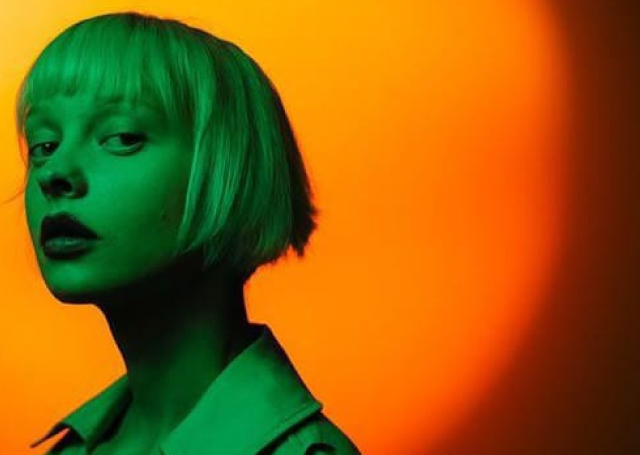
#> input picture app/foto/berwarna.jpg, 1280 x 910 px (shown at 1/2 size)
$ python -i app.py   (imports and definitions only)
#> lines starting #> are read from the running program, lines starting #| are printed output that depends on the picture
from flask import Flask, render_template, request, jsonify, redirect, url_for
import cv2
import numpy as np
import os
from PIL import Image
import base64
import io
from sklearn.cluster import KMeans
from collections import Counter

# [1 line not run here, left out]
# [1 line that did not run here, left out]
# [1 line not run here, left out]

def rgb_to_hsv(img):
    hsv_img = cv2.cvtColor(img, cv2.COLOR_RGB2HSV)
    return hsv_img

def rgb_to_grayscale(img):
    gray_img = cv2.cvtColor(img, cv2.COLOR_RGB2GRAY)
    return gray_img

def detect_dominant_colors_improved(img, num_colors=5):
    """
    Deteksi warna dominan menggunakan metode quantisasi warna yang lebih akurat
    """
    # Resize image untuk mempercepat proses
    h, w = img.shape[:2]
    if max(h, w) > 600:  # Resize hanya jika lebih besar dari 600px
        scale = 600 / max(h, w)
        img = cv2.resize(img, (int(w * scale), int(h * scale)))

    # Konversi ke format yang diterima oleh PIL
    img_rgb = cv2.cvtColor(img, cv2.COLOR_BGR2RGB)  # Pastikan gambar dalam RGB
    pil_img = Image.fromarray(img_rgb)

    try:
        # Quantisasi warna menggunakan metode PIL
        pil_img = pil_img.quantize(colors=num_colors, method=2)  # method=2 adalah median cut

        # Dapatkan palette warna
        palette = pil_img.getpalette()
        color_counts = Counter(pil_img.getdata())
        total_pixels = pil_img.width * pil_img.height

        # Format hasil
        color_info = []
        for color_idx, count in color_counts.most_common(num_colors):
            r = palette[color_idx*3]
            g = palette[color_idx*3+1]
            b = palette[color_idx*3+2]

            percentage = count / total_pixels * 100
            hex_color = '#{:02x}{:02x}{:02x}'.format(r, g, b)

            color_info.append({
                'rgb': [r, g, b],
                'hex': hex_color,
                'percentage': round(percentage, 2)
            })
    except Exception as e:
        print(f"Error in PIL quantize: {e}")
        return detect_dominant_colors_kmeans(img, num_colors)

    return color_info

# [59 lines left out: function detect_dominant_colors_kmeans, not called in this run]

def is_grayscale_image(img):
    """
    Deteksi apakah gambar adalah grayscale/hitam-putih
    """
    # Hitung perbedaan antar channel warna
    diff_r_g = np.abs(img[:,:,0] - img[:,:,1])
    diff_r_b = np.abs(img[:,:,0] - img[:,:,2])
    diff_g_b = np.abs(img[:,:,1] - img[:,:,2])

    # Jika perbedaan minimal, gambar kemungkinan grayscale
    threshold = 15  # Toleransi untuk kompresi artifak
    is_gray = (
        np.mean(diff_r_g) < threshold and
        np.mean(diff_r_b) < threshold and
        np.mean(diff_g_b) < threshold
    )

    return is_gray

def detect_dominant_colors(img, num_colors=5):
    """
    Fungsi utama untuk deteksi warna dominan dengan
    penanganan khusus untuk gambar hitam-putih
    """
    # Cek apakah gambar grayscale/hitam-putih
    if is_grayscale_image(img):
        # Konversi ke grayscale
        gray = cv2.cvtColor(img, cv2.COLOR_RGB2GRAY)

        # Gunakan histogram untuk mendapatkan distribusi warna grayscale
        hist = cv2.calcHist([gray], [0], None, [num_colors], [0, 256])

        # Dapatkan rentang nilai per bin
        bin_width = 256 // num_colors

        color_info = []
        total_pixels = gray.size

        for i in range(num_colors):
            bin_count = hist[i][0]
            if bin_count > 0:
                # Nilai tengah bin sebagai warna representatif
                gray_val = int(i * bin_width + bin_width/2)
                percentage = (bin_count / total_pixels) * 100

                color_info.append({
                    'rgb': [gray_val, gray_val, gray_val],
                    'hex': '#{:02x}{:02x}{:02x}'.format(gray_val, gray_val, gray_val),
                    'percentage': round(percentage, 2)
                })

        # Urutkan berdasarkan persentase
        return sorted(color_info, key=lambda x: x['percentage'], reverse=True)

    # Untuk gambar berwarna, gunakan metode quantisasi yang lebih baik
    return detect_dominant_colors_improved(img, num_colors)

# [26 lines left out: functions process_image, image_to_base64, not called in this run]

# [3 lines that did not run here, left out]

# [3 lines that did not run here, left out]

# [3 lines that did not run here, left out]

# [3 lines that did not run here, left out]

# [13 lines that did not run here, left out]

# [14 lines that did not run here, left out]

# [2 lines not run here, left out]

>>> import cv2
>>> picture = cv2.cvtColor(cv2.imread('foto/berwarna.jpg'), cv2.COLOR_BGR2RGB)
>>> result = detect_dominant_colors(picture)
#> in is_grayscale_image, `diff_r_g = np.abs(img[:,:,0] - img[:,:,1])`:
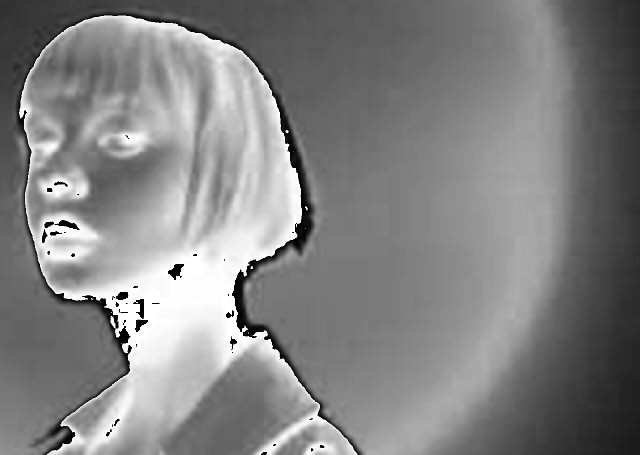
#> diff_r_g: shape (910, 1280) (shown at 1/2 size); min 0, max 255, mean 130.6
#> in is_grayscale_image, `diff_r_b = np.abs(img[:,:,0] - img[:,:,2])`:
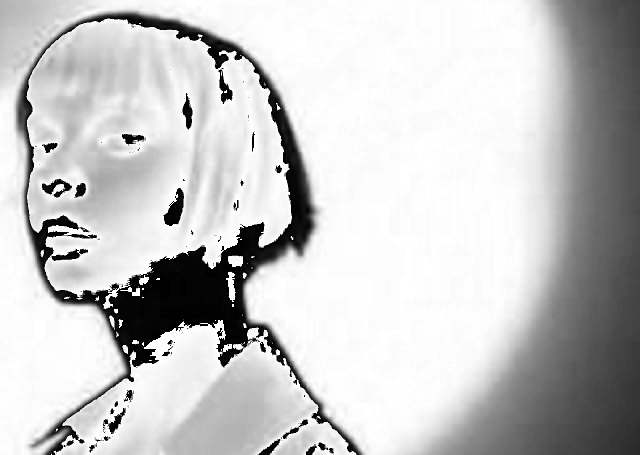
#> diff_r_b: shape (910, 1280) (shown at 1/2 size); min 0, max 255, mean 197.7
#> in is_grayscale_image, `diff_g_b = np.abs(img[:,:,1] - img[:,:,2])`:
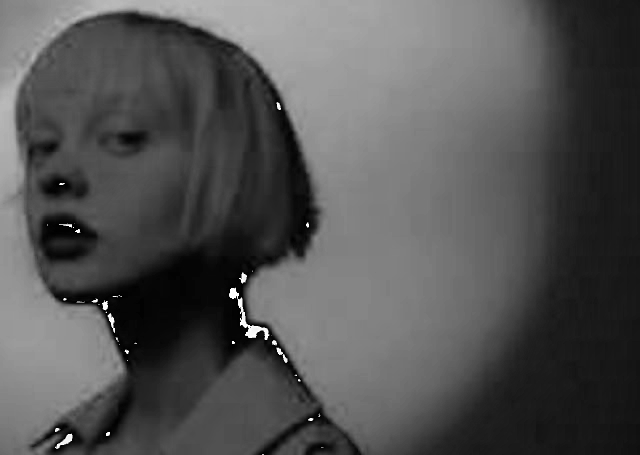
#> diff_g_b: shape (910, 1280) (shown at 1/2 size); min 0, max 255, mean 83
#> in is_grayscale_image, `is_gray = ( np.mean(diff_r_g) < threshold and np.mean(diff_r_b) < thre..`: is_gray = False
#> in detect_dominant_colors_improved, `h, w = img.shape[:2]`: h = 910; w = 1280
#> in detect_dominant_colors_improved, `scale = 600 / max(h, w)`: scale = 0.469
#> in detect_dominant_colors_improved, `img = cv2.resize(img, (int(w * scale), int(h * scale)))`:
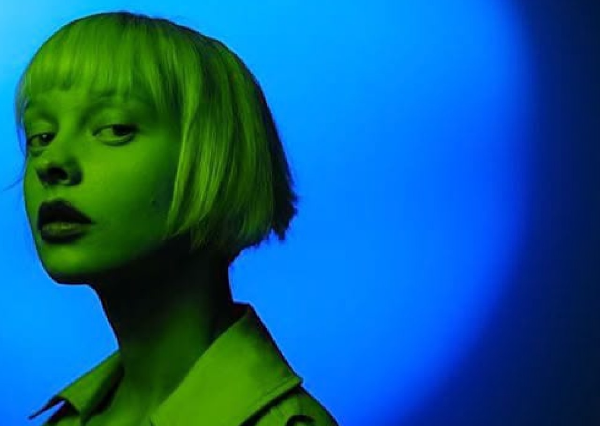
#> img: shape (426, 600, 3); mean of channels 0, 1, 2 142.6, 95.2, 13; drawn as B, G, R
#> in detect_dominant_colors_improved, `pil_img = pil_img.quantize(colors=num_colors, method=2)`:
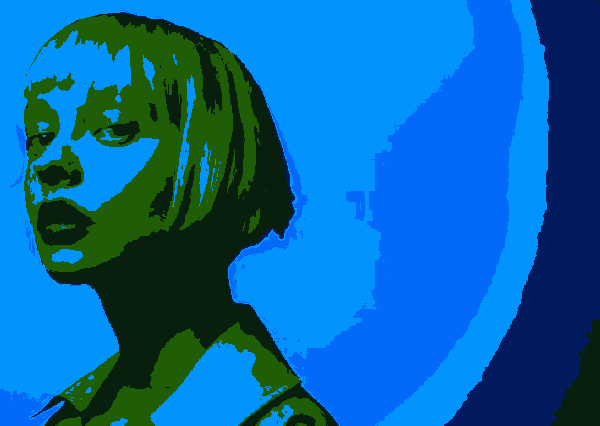
#> pil_img: PIL image 600x426 P; mean R, G, B 7.2, 101.3, 166.4
#> in detect_dominant_colors_improved, `palette = pil_img.getpalette()`: palette = [3, 147, 253, 2, 105, 249, 9, 31, 14, 31, 93, 7, 1, 27, 94]
#> in detect_dominant_colors_improved, `color_counts = Counter(pil_img.getdata())`: color_counts = {0: 106235, 1: 48509, 4: 30011, 2: 35894, 3: 34951}
#> the loop in detect_dominant_colors_improved, `for color_idx, count in color_counts.most_common(num_colors):` made 5 passes
#> (count, r, g, b, percentage, hex_color) on passes 1 to 5: (106235, 3, 147, 253, 41.56, '#0393fd'), (48509, 2, 105, 249, 18.98, '#0269f9'), (35894, 9, 31, 14, 14.04, '#091f0e'), (34951, 31, 93, 7, 13.67, '#1f5d07'), (30011, 1, 27, 94, 11.74, '#011b5e')
#> after the loop in detect_dominant_colors_improved, `for color_idx, count in color_counts.most_common(num_colors):`: color_info = 5 items
#> result = 5 items

$ run again, on app/foto/hitam.jpg
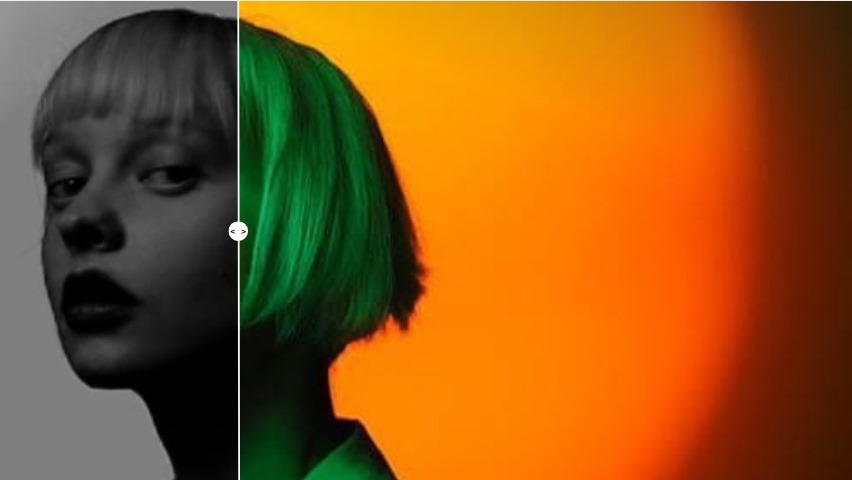
#> input picture app/foto/hitam.jpg, 852 x 480 px
#> in is_grayscale_image, `diff_g_b = np.abs(img[:,:,1] - img[:,:,2])`:
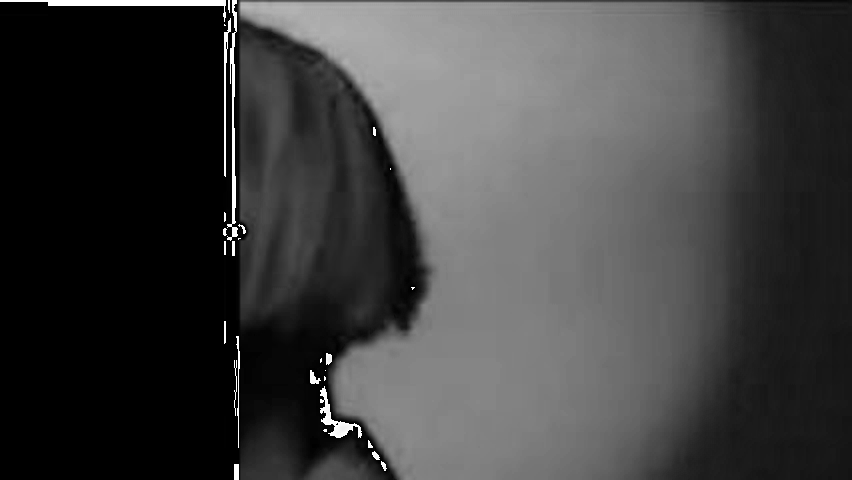
#> diff_g_b: shape (480, 852); min 0, max 255, mean 63.2
#> is_gray = False
#> h = 480; w = 852
#> scale = 0.704
#> in detect_dominant_colors_improved, `pil_img = pil_img.quantize(colors=num_colors, method=2)`:
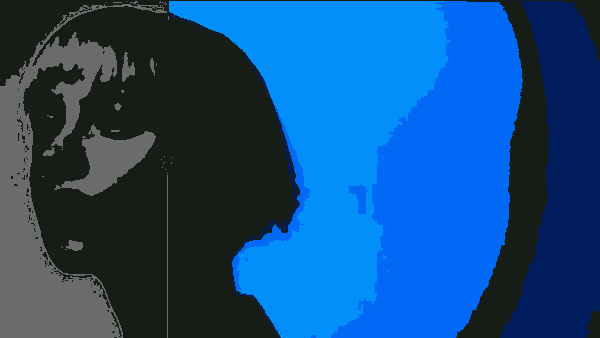
#> pil_img: PIL image 600x338 P; mean R, G, B 20.5, 76.2, 129.9
#> palette = [21, 29, 22, 3, 143, 249, 2, 105, 246, 2, 29, 93, 107, 107, 107]
#> color_counts = {0: 78079, 4: 21200, 1: 43996, 2: 38307, 3: 21218}
#> the loop in detect_dominant_colors_improved, `for color_idx, count in color_counts.most_common(num_colors):` made 5 passes
#> (count, r, g, b, percentage, hex_color) on passes 1 to 5: (78079, 21, 29, 22, 38.5, '#151d16'), (43996, 3, 143, 249, 21.69, '#038ff9'), (38307, 2, 105, 246, 18.89, '#0269f6'), (21218, 2, 29, 93, 10.46, '#021d5d'), (21200, 107, 107, 107, 10.45, '#6b6b6b')
#> after the loop in detect_dominant_colors_improved, `for color_idx, count in color_counts.most_common(num_colors):`: color_info = 5 items

$ run again, on app/foto/tool1.jpg
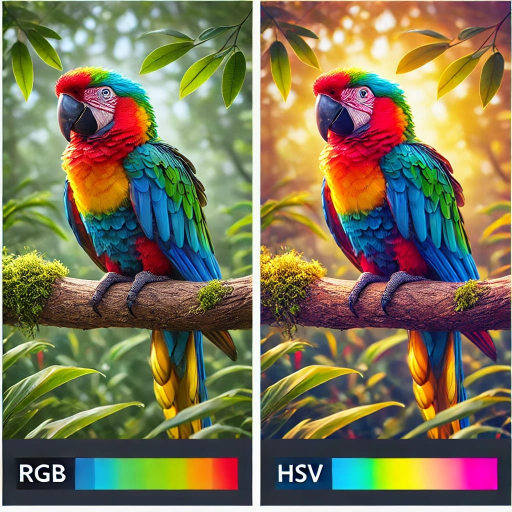
#> input picture app/foto/tool1.jpg, 1024 x 1024 px (shown at 1/2 size)
#> in is_grayscale_image, `diff_g_b = np.abs(img[:,:,1] - img[:,:,2])`:
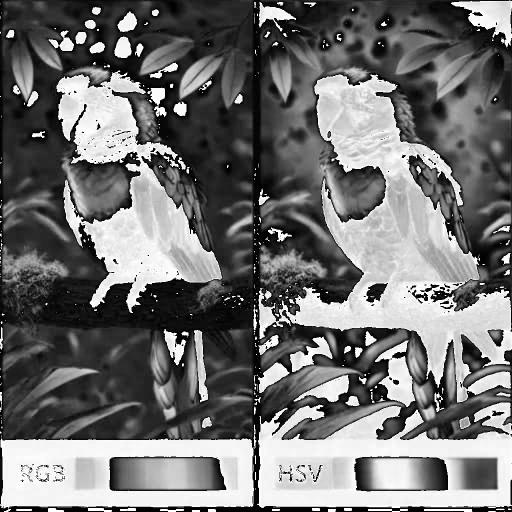
#> diff_g_b: shape (1024, 1024) (shown at 1/2 size); min 0, max 255, mean 113.8
#> is_gray = False
#> h = 1024
#> scale = 0.586
#> in detect_dominant_colors_improved, `pil_img = pil_img.quantize(colors=num_colors, method=2)`:
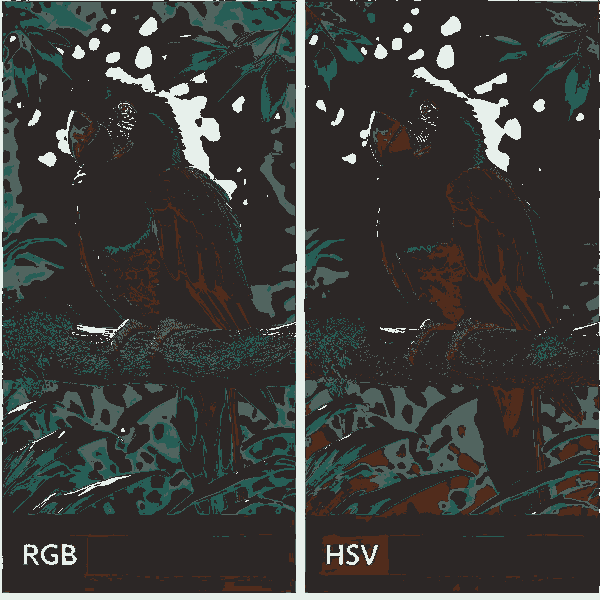
#> pil_img: PIL image 600x600 P; mean R, G, B 59.9, 60, 57.3
#> palette = [44, 39, 38, 81, 100, 95, 39, 94, 86, 231, 240, 235, 81, 44, 28]
#> color_counts = {3: 22874, 0: 271792, 1: 26066, 2: 23506, 4: 15762}
#> the loop in detect_dominant_colors_improved, `for color_idx, count in color_counts.most_common(num_colors):` made 5 passes
#> (count, r, g, b, percentage, hex_color) on passes 1 to 5: (271792, 44, 39, 38, 75.5, '#2c2726'), (26066, 81, 100, 95, 7.24, '#51645f'), (23506, 39, 94, 86, 6.53, '#275e56'), (22874, 231, 240, 235, 6.35, '#e7f0eb'), (15762, 81, 44, 28, 4.38, '#512c1c')
#> after the loop in detect_dominant_colors_improved, `for color_idx, count in color_counts.most_common(num_colors):`: color_info = 5 items
